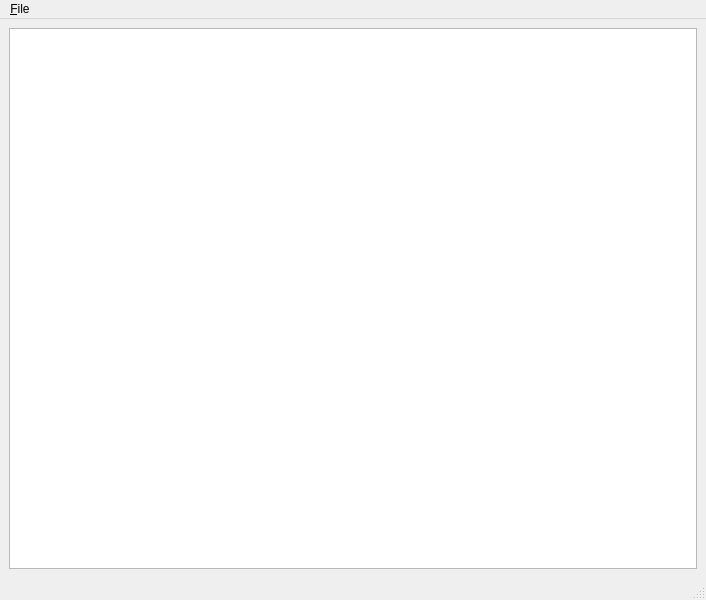
<ui version="4.0" >
 <class>TextWindow</class>
 <widget class="QMainWindow" name="TextWindow" >
  <property name="geometry" >
   <rect>
    <x>0</x>
    <y>0</y>
    <width>706</width>
    <height>600</height>
   </rect>
  </property>
  <property name="windowTitle" >
   <string/>
  </property>
  <widget class="QWidget" name="centralwidget" >
   <layout class="QGridLayout" >
    <property name="margin" >
     <number>9</number>
    </property>
    <property name="spacing" >
     <number>6</number>
    </property>
    <item row="0" column="0" >
     <widget class="QTextEdit" name="textEdit" >
      <property name="readOnly" >
       <bool>true</bool>
      </property>
     </widget>
    </item>
   </layout>
  </widget>
  <widget class="QStatusBar" name="statusbar" />
  <widget class="QMenuBar" name="menubar" >
   <property name="geometry" >
    <rect>
     <x>0</x>
     <y>0</y>
     <width>706</width>
     <height>21</height>
    </rect>
   </property>
   <widget class="QMenu" name="menu_File" >
    <property name="title" >
     <string>&amp;File</string>
    </property>
    <addaction name="actionSaveAs" />
    <addaction name="actionPrint" />
    <addaction name="separator" />
    <addaction name="actionExit" />
   </widget>
   <addaction name="menu_File" />
  </widget>
  <action name="actionSaveAs" >
   <property name="text" >
    <string>&amp;Save as...</string>
   </property>
  </action>
  <action name="actionPrint" >
   <property name="text" >
    <string>&amp;Print...</string>
   </property>
  </action>
  <action name="actionExit" >
   <property name="text" >
    <string>Close</string>
   </property>
  </action>
 </widget>
 <resources/>
 <connections/>
</ui>
